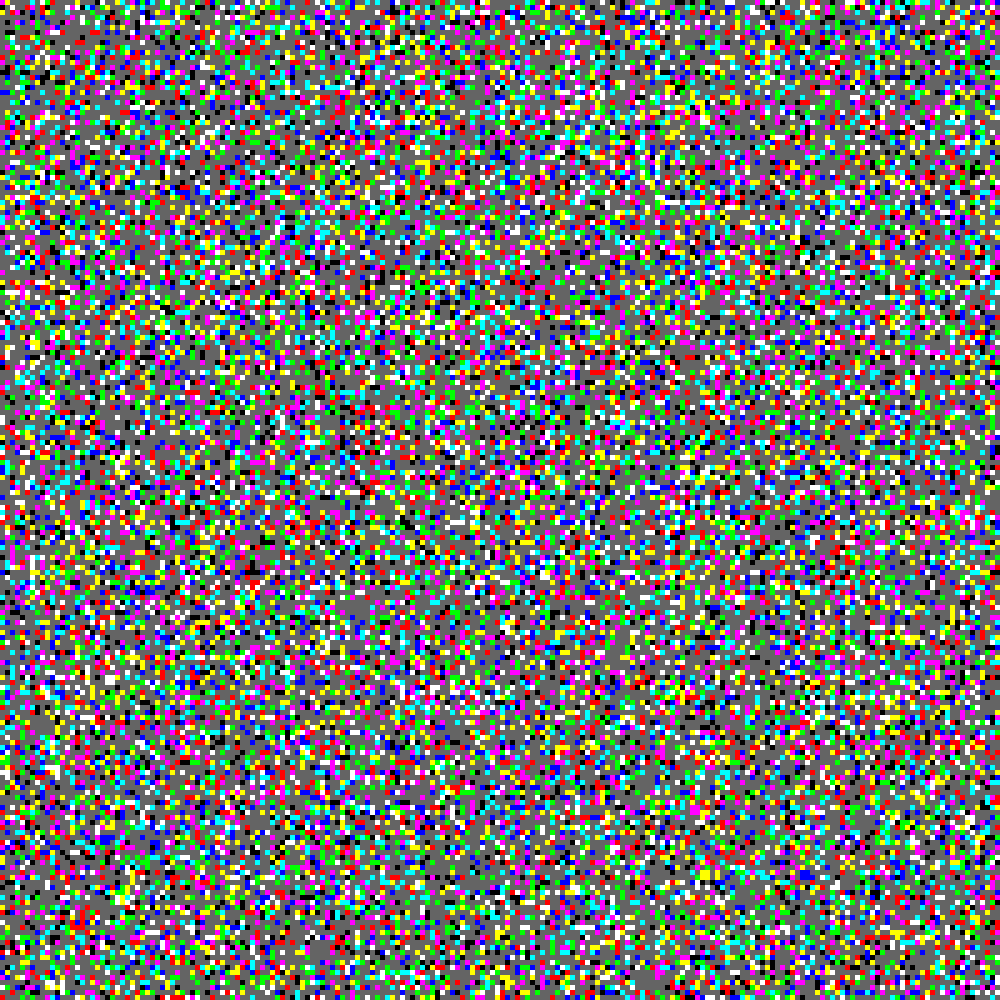
Frame 1 (no input)
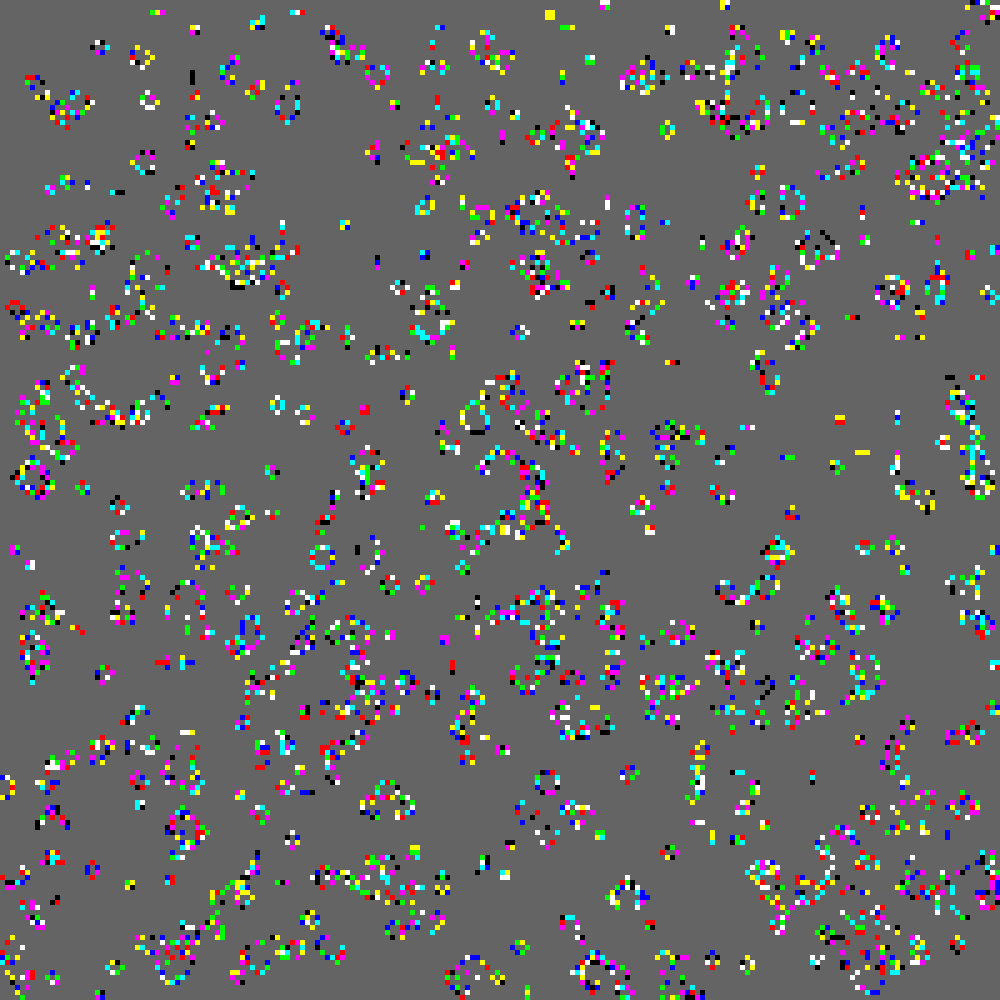
Frame 60 (no input)
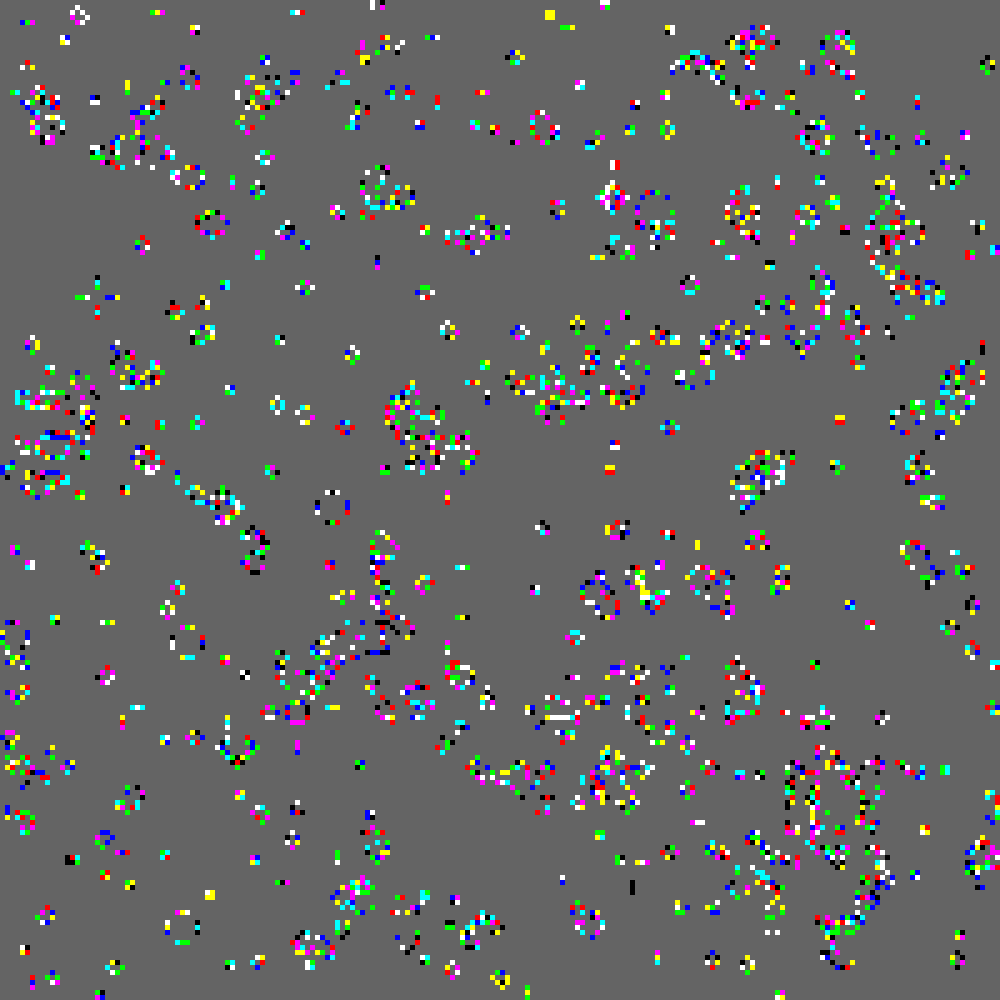
Frame 120 (the mouse pressed at the canvas centre since frame 60)

The p5.js sketch that drew these frames (run headless with seeded random() and noise() and a simulated clock; from frame 60 on, the mouse is pressed at the canvas centre):

// p5.js sketch
// ── sketch.js

let windth=1000;
let heigth=1000;
let kk=5;
let w=windth/kk;
let h=heigth/kk;
let i,j;
 let A=new Array(h);

function setup() {
  createCanvas(windth,heigth);
  background(100,100,100,100);
let as=[true,false];

for(let i=0; i<h; i++) {
    A[i] = new Array(w);
    for(let j=0;j<w;j++){
      A[i][j]=new punto(false,kk);
      A[i][j].x=i*kk;
      A[i][j].y=j*kk;
      A[i][j].now=random(as);
      A[i][j].pri=random(as);
    }
    }

}
let d=true;
let e=0;
function draw() {
  createCanvas(windth,heigth);
  background(100,100,100,255);
  if(mouseX>windth){
    d=true;
  }
//  if(mouseX>0&&mouseY>0&&!d&&mouseX<windth&&mouseY<heigth){
//    A[(mouseX-mouseX%kk)/kk][(mouseY-mouseY%kk)/kk].now=true;
//    A[(mouseX-mouseX%kk)/kk][(mouseY-mouseY%kk)/kk].pri=true;
//  }
e++;
if(e>10){
    for(i=0;i<w;i++){
      for(j=0;j<h;j++){
         update(i,j,A,h,w)
        }
      }
}


  for(i=0;i<w;i++){
    for(j=0;j<h;j++){
      A[i][j].pri=A[i][j].now;
      A[i][j].show();
    }
  }

}

// ── CCC.js

let r=[0,1]
class punto{
  constructor(a,k){
    this.x=0;
    this.y=0;
    this.now=a;
    this.pri=a;
    this.kk=k;
    this.c=color(255*random(r),255*random(r),255*random(r),255)
  }
  show(){
   if(this.now){
       fill(this.c);
       noStroke();
      square(this.x, this.y, this.kk);
   }
  }
}


function update(x,y,A,xx,yy){
  let c=0;
  for(let i=x-1;i<x+2;i++){
    for(let j=y-1;j<y+2;j++){
      if(i>=0&&j>=0&&i<xx&&j<yy&&A[i][j].pri&&(i!=x||j!=y)){
        c++;
      }
    }
  }
            if(A[x][y].now){
        if(c!=2&&c!=3){
          A[x][y].pri=true;
          A[x][y].now=false;
        }
      }else{
        if(c==3){
          A[x][y].pri=false;
          A[x][y].now=true;


  }
}
}
